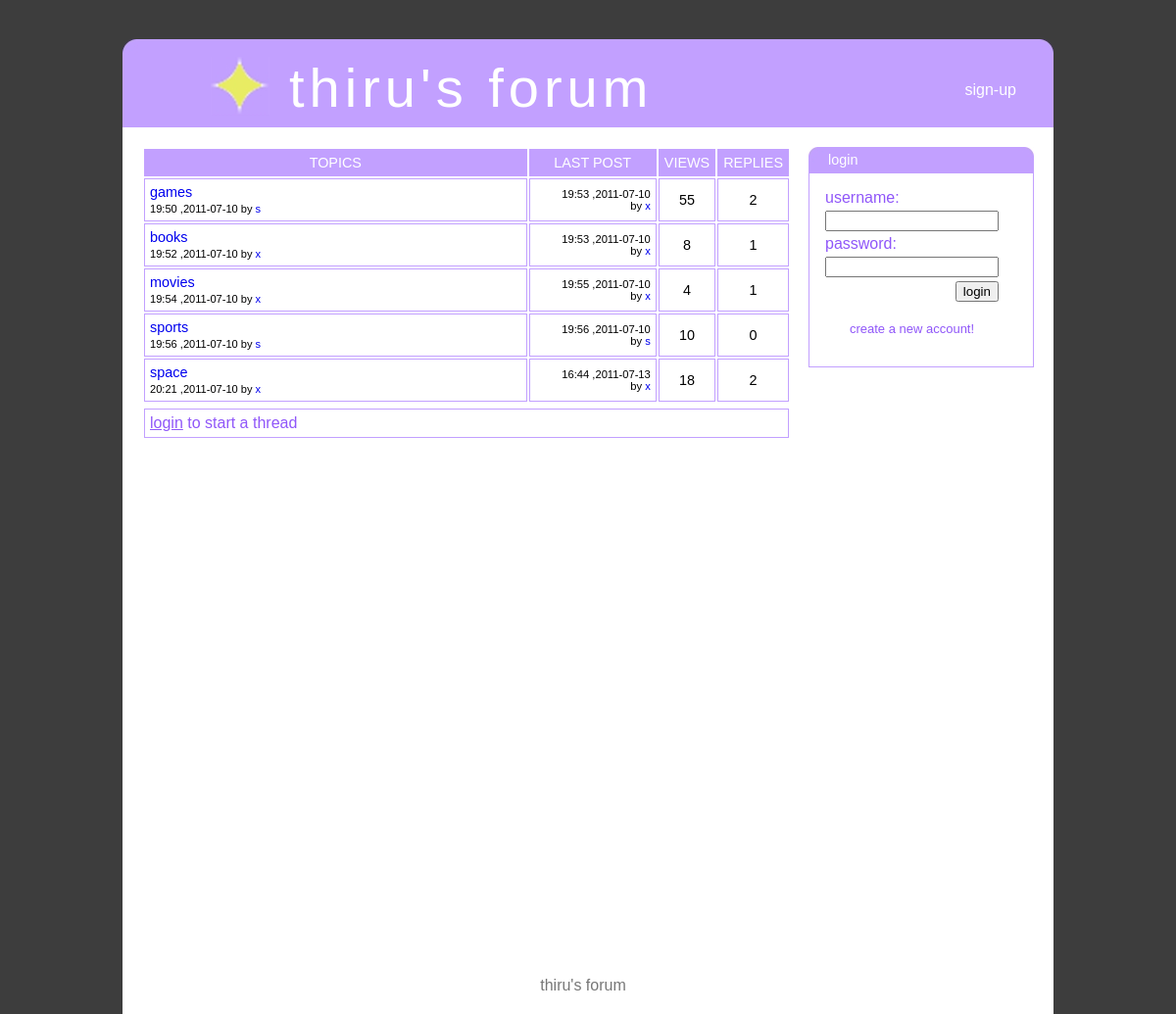
Before: / with the older database file.
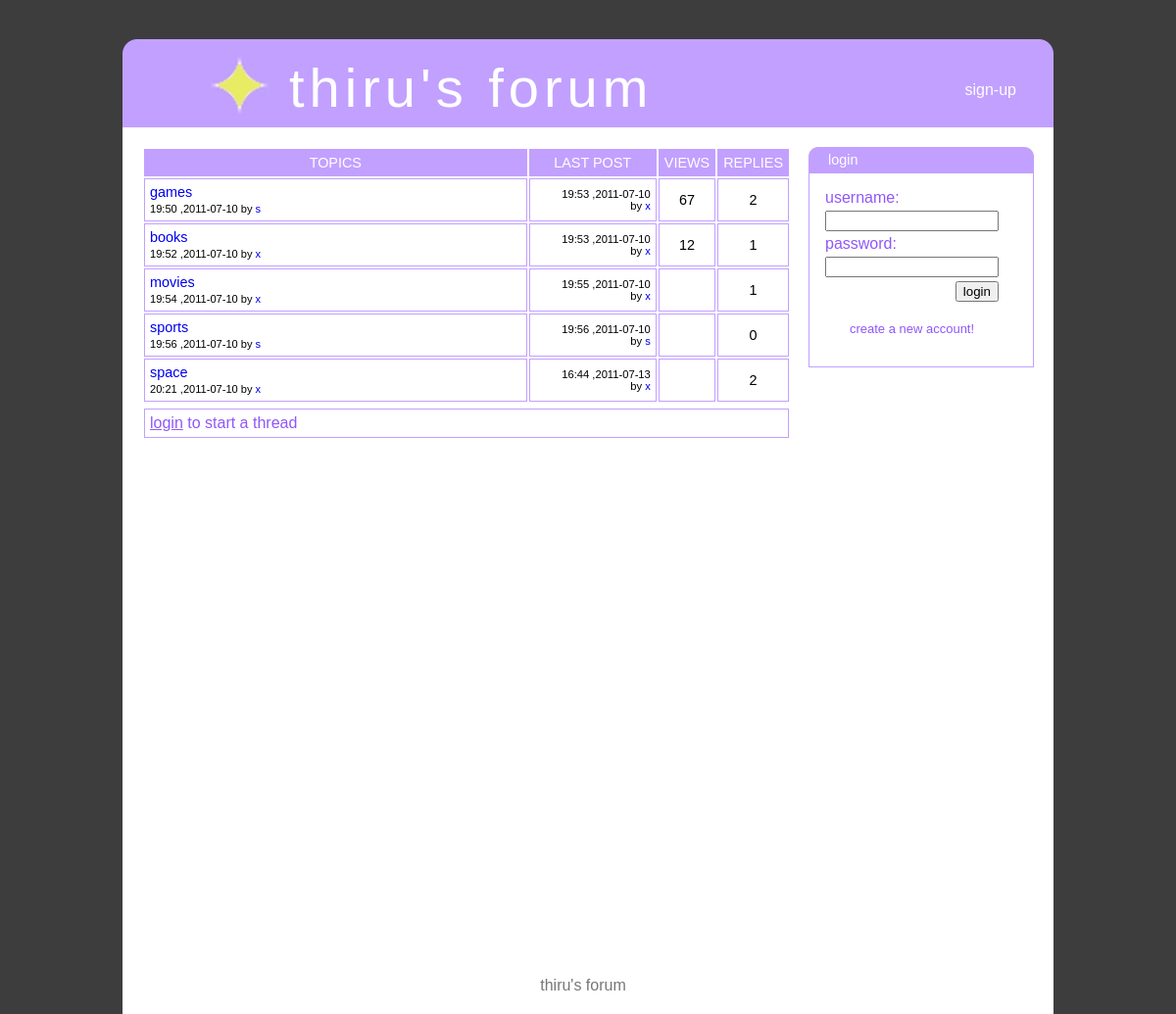
After: the same page with the newer database file.
### tables this page shows
CREATE TABLE IF NOT EXISTS `postx` (
  `post_id` int(11) NOT NULL,
  `parent_id` int(11) NOT NULL,
  `username` varchar(30) NOT NULL,
  `title` varchar(30) NOT NULL,
  `content` text NOT NULL,
  `time` time NOT NULL,
  `date` date NOT NULL
);

CREATE TABLE IF NOT EXISTS `viewx` (
  `parent_id` int(11) NOT NULL,
  `views` int(11) NOT NULL
);

### index.php (the view, shortened to what this page needs)
<!DOCTYPE HTML PUBLIC "-//W3C//DTD HTML 4.01//EN"
        "http://www.w3.org/TR/html4/strict.dtd">
<html>
      <head>
            <link href="styx.css" rel="stylesheet" type="text/css">
     </head>
      <body>
         <div id="cz" style="margin-top:40px;text-align:left;">
             <div id="header">
                 <div>
                 <img src="leftcurve.jpeg" style="float:left;">
                 <img src="rightcurve.jpeg" style="float:right;">
                 </div>
                  <br>
                           <div style="margin-left:90px;">
                               <img src="sign.jpeg">
                               <div id="h">thiru's forum</div>
                           </div>
                         <div id="linkx">
                         <ul>
                      <li><a href='signup.php'>sign-up</a></li>
                        </ul>
                        </div>
                </div>
       <div id="cont">
                 <div id="leftx">
                 <table id="tablex" >
     <tr id="tr1x"><td width="50%">TOPICS</td><td>LAST POST</td><td>VIEWS</td><td>REPLIES</td>
</tr>
           <?php
            $con2=mysql_connect("localhost","root","") or die(mysql_error());
            $sq5="SELECT * FROM postx WHERE post_id=parent_id ORDER BY parent_id;";
            $res1=mysql_query($sq5,$con2);
            while($row=mysql_fetch_array($res1))
{
               $parent1x=$row["parent_id"];
              $sq3="SELECT count(*) FROM postx WHERE parent_id='{$parent1x}' AND parent_id<>post_id ;";
                  $re2=mysql_query($sq3,$con2);
                  $count=mysql_fetch_assoc($re2);
               foreach($count as $name=>$value)
                     {
                    $re6=$value;
                     }
        $sq4="SELECT * FROM postx WHERE post_id=(SELECT MAX(post_id) FROM postx WHERE parent_id='{$parent1x}');";
$re3=mysql_query($sq4,$con2);
while($count2=mysql_fetch_array($re3))
{
$time2=$count2["time"];
$day2=$count2["date"];
$author2=$count2["username"];
}
$sq10="SELECT views FROM viewx WHERE parent_id=".$row["parent_id"].";";
$re11=mysql_query($sq10,$con2);
$vs=mysql_fetch_array($re11);
$views=$vs["views"];
             echo    " <tr>
  <td width='60%' style='text-align:left;' ><a href='rex.php?xs=".$row["parent_id"]."' >".$row["title"]."</a><br><span style='font-size:77%'>".substr($row["time"],0,5)." ,".$row["date"]." by <a href='prox.php?xf=".$row["username"]."'>".$row["username"]."</a></span>
                        </td>
                        <td style='text-align:right;font-size:70%;' width='20%' >".substr($time2,0,5)." ,".$day2."<br> by <a href='prox.php?xf=".$author2."'>".$author2." </a></td>
                        <td>".$views."</td>
                        <td >".$re6."</td>
</tr>"   ;
       }
             ?>
                 </table>
               <?php
                   if(isset($_SESSION["usrx"]))
                   {
                     echo "  <div id='threadx'>
                         <div id='h3' >
                               <div class='lt'> START THREAD</div>
                          </div>
                    <div id='cthreadx'>
                                  <form >
                             <table>
                                <tr><td align='right'>Title :</td><td><input style='border: 1px inset;' type='text' id='tix' name='titlex'></td><td id='lok1' class='yut'></td></tr>
                                <tr><td valign='top' align='right'>Content :</td><td><textarea style='border: 1px inset;' id='cox' name='contentx' rows='4' cols='50'></textarea></td><td id='lok2' class='yut'></td></tr>
                                 <tr><td colspan='2' align='right'><input type='button' value='submit' onclick='ithread();'></td></tr>
                            </table>
                                  </form>
                     </div>
                             </div>";
                   }
                  else
                      echo "<div id='ct1'><a href='xlogin.php'>login</a> to start a thread</div>";
                ?>
                 </div>
                 <div id="rightx">
                               <div id="h2" >
                           <img src="l2.jpeg" style="float:left;">
                             <img src="r2.jpeg" style="float:right;">
                    <?php      if(isset($_SESSION["usrx"]))
                               {
                                 echo "<div class='lt'>user details</div></div>
                               <div id='logbox'>";
                              }
                         else
                              {
                                 echo "<div class='lt' >login</div></div>
                               <div id='logbox'>";
                               }
                  if(isset($_SESSION["usrx"]))
               {
               $usx5=$_SESSION["usrx"];
              $sq31="SELECT joindate,picture FROM userx WHERE username='{$usx5}';";
              $count31=mysql_query($sq31,$con2) or die(mysql_error());
              $count39=mysql_fetch_array($count31);
              $sq32="SELECT count(*) AS pox FROM postx WHERE username='{$usx5}';";
              $count32=mysql_query($sq32,$con2) or die(mysql_error());
              $count40=mysql_fetch_array($count32);
                    echo "<span class='lt7'>$usx5</span><br><br>
                         <div id='picx' style='text-align:center;'>  <img src='".$count39["picture"]."' height='100' width='120'>  </div>
                         <div class='sd3'>
                        <strong>no.posts : </strong>".$count40["pox"]."<br>
                        <strong>joined : </strong>".$count39["joindate"]."<br>
                        <strong>last visit </strong>: ";
         if(isset($_SESSION["lastd"]))
                 {
                  echo  substr($_SESSION["lastd"],0,-3);
                }
        echo   "
                          </div>  ";
                 }
              else
                 {
                     echo "<table>";
                echo    "   <form method='POST' action='login.php'>
                             <tr>
                                         <td>
                            username:
                                         </td>
                             </tr>
                              <tr>
                                          <td>
                            <input type='text' size='19' name='usr'>
                                          </td>
                              </tr>
                              <tr>
                                          <td>
                             password:
                                          </td>
                              </tr>
                              <tr>
                                           <td >
                             <input type='password' size='19' name='pass'>
                                           </td>
                              </tr>
                              <tr>
                                            <td align='right'>
                             <input  type='submit' value='login'>
                                            </td>
                              </tr>
                               <tr>
                                            <td style='padding:15px;' align='center'>
                               <a href='signup.php'>create a new account!</a>
                                            </td>
                               </tr> </form>";}  ?>
                      </table>
                                </div>
                </div>
         </div>
                 <div id="footer">
                     thiru's forum
                 </div>
          </div>
     </body>
</html>

### styx.css (style rules this page uses)
body { margin:0; font-family:verdana,sans-serif; background-color:#3d3d3d; text-align:center; }
#cz { width:950px; background-color:#FFFFFF; display:table; margin:0 auto; }
#header { background-color:#c2a0ff; height:90px; color:#ffffff; }
#cont { background-color:#ffffff; }
#footer { color:#777777; text-align:center; width:900px; display:table; padding:20px; }
#h { margin-top:-65px; margin-left:80px; font-family:ubuntu,verdana,sans-serif; letter-spacing:5px; font-size:3.5em; }
#linkx { float:right; margin-top:-63px; margin-right:30px; }
#linkx li { list-style-type:none; float:left; padding:8px; }
#linkx a { text-decoration:none; color:#ffffff; font-size:16px; }
#logbox { padding:13px; }
#rightx { background-color:#ffffff; float:right; border-left:1px solid #c2a0ff; border-right:1px solid #c2a0ff; border-bottom:1px solid #c2a0ff; width:228px; margin-right:20px; margin-top:20px; margin-bottom:20px; }
#leftx { float:left; margin-top:20px; margin-left:20px; width:660px; background-color:#ffffff; margin-bottom:500px; }
#h2 { margin-left:-1px; background-color:#c2a0ff; height:27px; width:230px; }
.lt { color:#ffffff; padding:5px; font-size:90%; }
#logbox td { font-size:16px; color:#9057f9; }
#logbox a { color:#9057f9; text-decoration:none; font-size:13px; }
#tablex { width:662px; border-collapse:separate; border-spacing:2px; }
#tablex td { padding:5px; border:1px solid #c2a0ff; text-align:center; font-size:90%; }
#tablex td a { text-decoration:none; }
#tr1x td { background-color:#c2a0ff; color:#ffffff; text-align:center; font-size:90%; }
#ct1 { color:#9057f9; padding:5px; border:1px solid #c2a0ff; margin-top:5px; margin-left:2px; background-color:#ffffff; margin-bottom:30px; }
#ct1 a { color:#9057f9; }

Changed rows visible on the page:
changed through a linked row, postx "games": parent.views "55" → "67"
changed through a linked row, postx "books": parent.views "8" → "12"
shown differently, row unchanged: postx "movies": parent.views "4" → (not shown)
shown differently, row unchanged: postx "sports": parent.views "10" → (not shown)
shown differently, row unchanged: postx "space": parent.views "18" → (not shown)
